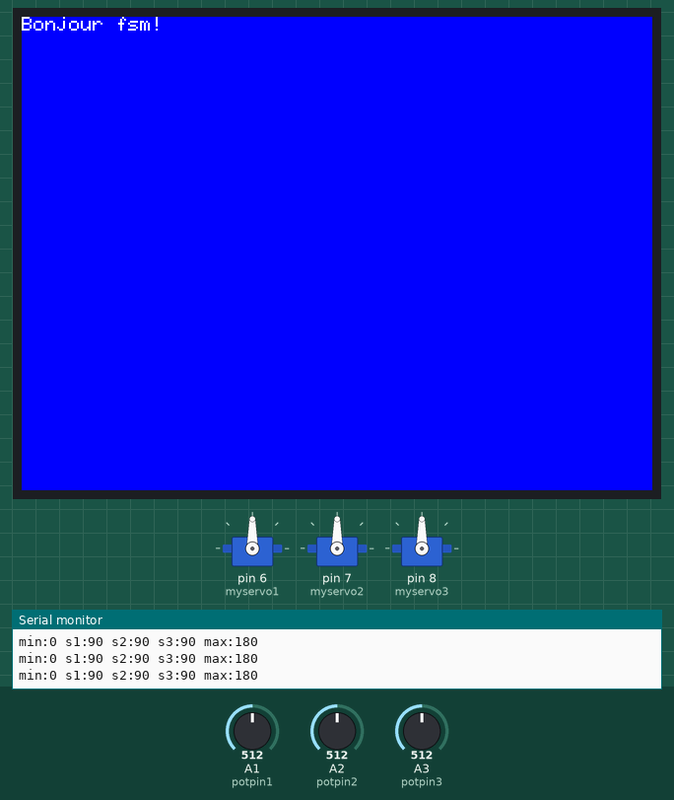
This sketch was run on a simulated Arduino Mega 2560, built with avr-gcc and run on an emulated ATmega2560. On the bench: 3 × servo, 320×240 colour display, the last lines printed to the serial monitor. The test bench sets the inputs (shaded band); at power-on: A1 (potpin1) = 512, A2 (potpin2) = 512, A3 (potpin3) = 512.

Above: at 1.4 s.
1.5 s: A1 (potpin1) set to 524
At 2.7 s:
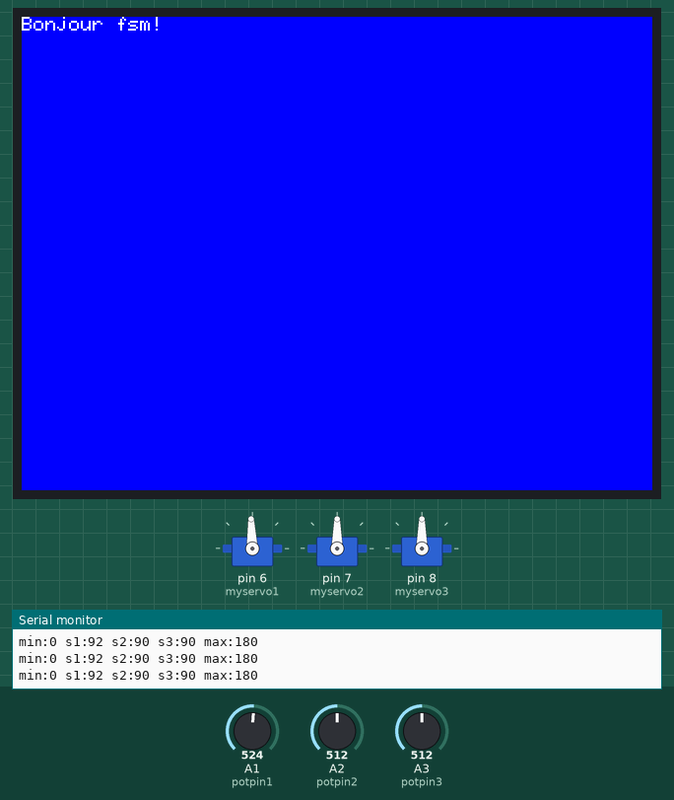
3.0 s: A2 (potpin2) set to 560
At 4.2 s:
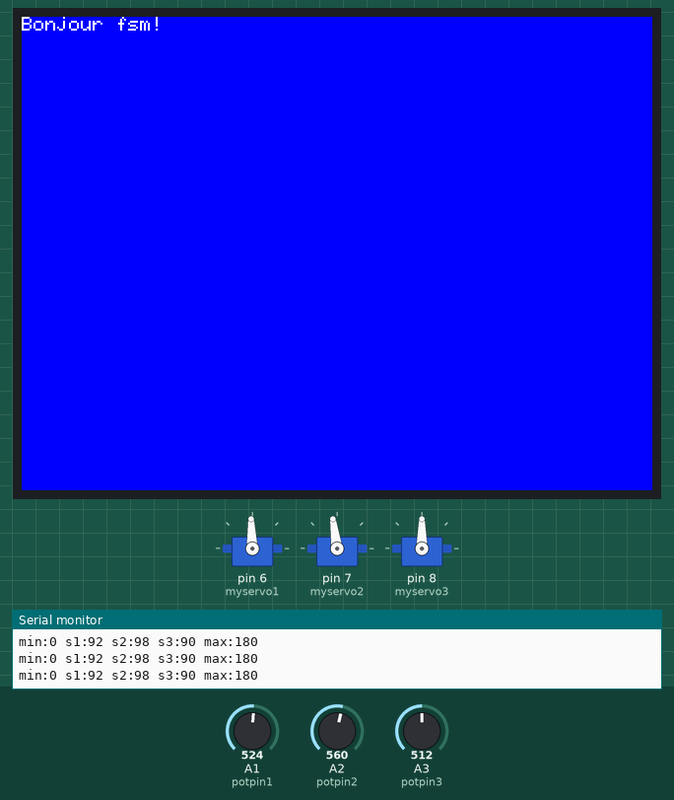
4.5 s: A2 (potpin2) set to 584
At 5.7 s:
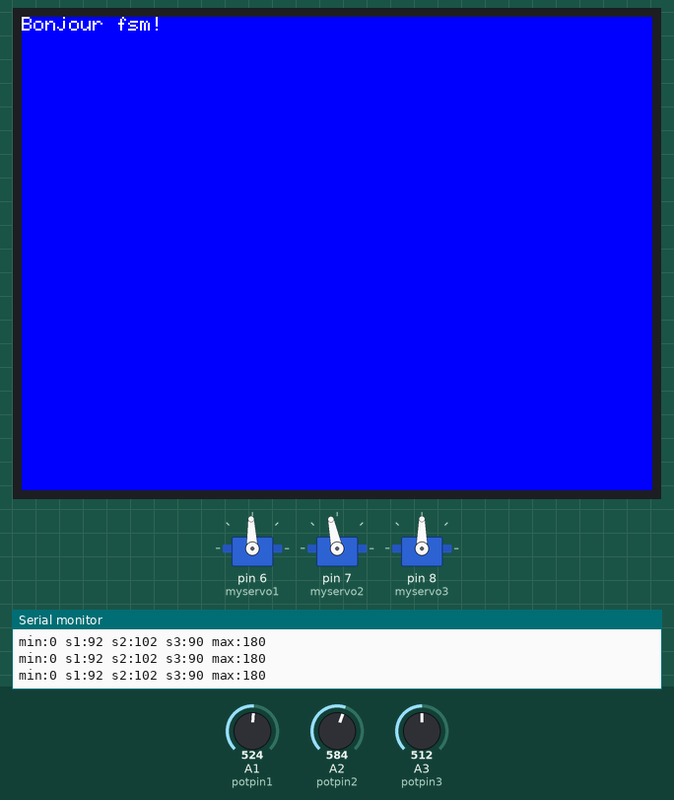
6.0 s: A3 (potpin3) set to 472
At 6.6 s:
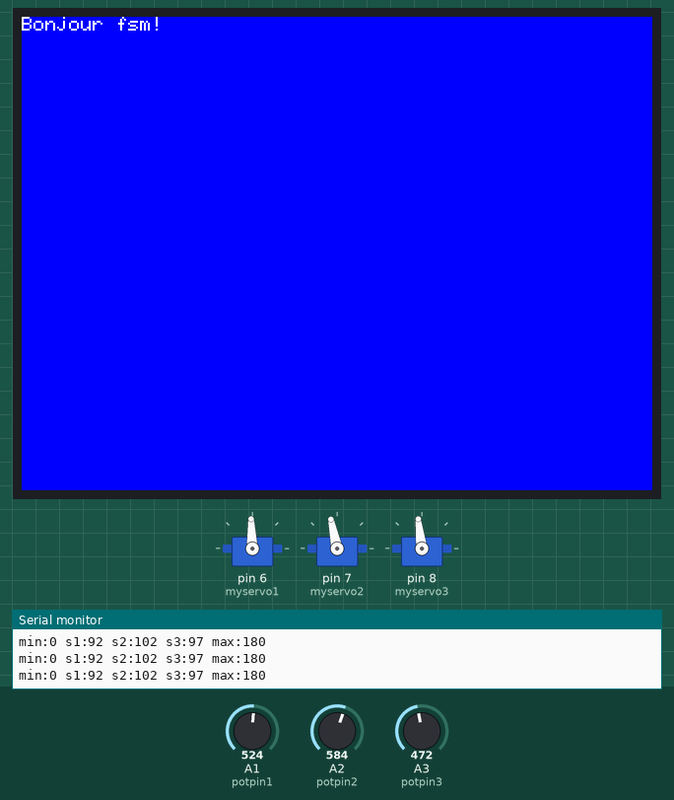
9.0 s: A3 (potpin3) set to 451
At 10.2 s:
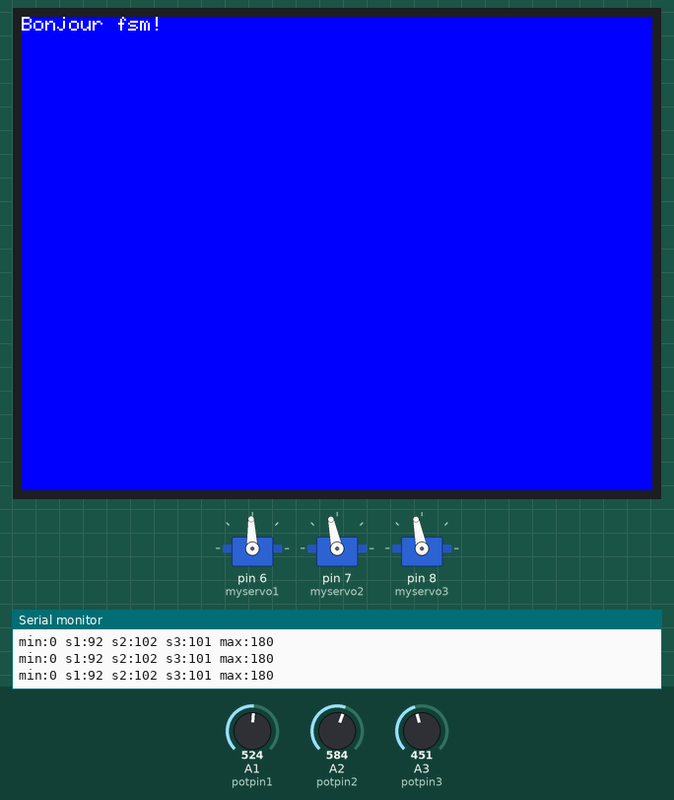
10.5 s: A1 (potpin1) set to 716
At 11.2 s:
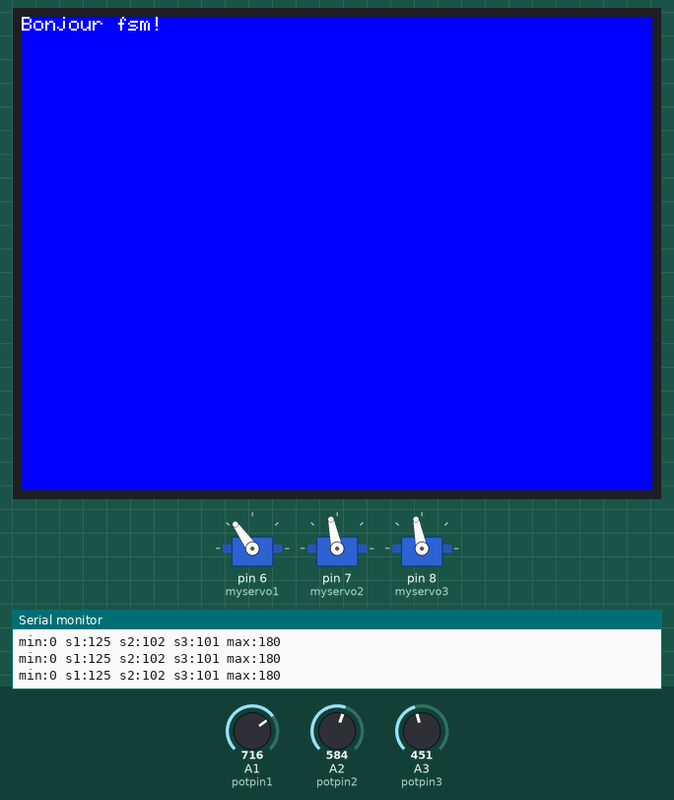
Timing chart, 0 to 13.0 s (numbered marks = the images above; inputs shaded):
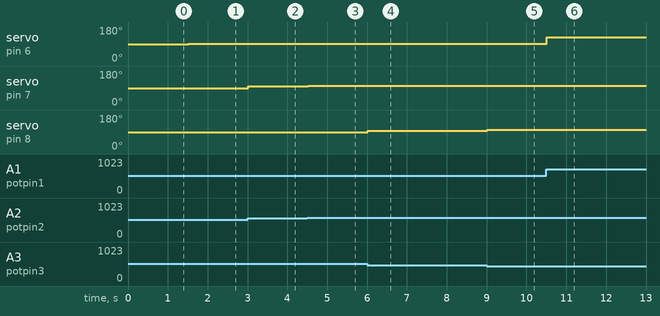

Measured:
- after the input at 1.5 s, servo on pin 6 (myservo1): 90° → 92° at once
- after the input at 3.0 s, servo on pin 7 (myservo2): 90° → 98° at once
- after the input at 4.5 s, servo on pin 7 (myservo2): 98° → 102° at once
- after the input at 6.0 s, servo on pin 8 (myservo3): 90° → 97° at once
- after the input at 9.0 s, servo on pin 8 (myservo3): 97° → 101° at once
- after the input at 10.5 s, servo on pin 6 (myservo1): 92° → 125° at once

The sketch:

Knob_momo_06_melange_ecran_ILI9340_FC_2021.ino
```cpp
/*
 Controlling a servo position using a potentiometer (variable resistor)
 by Michal Rinott <http://people.interaction-ivrea.it/m.rinott>

 modified on 8 Nov 2013
 by Scott Fitzgerald
 http://www.arduino.cc/en/Tutorial/Knob
*/

#include <Servo.h>
#include "SPI.h"
#include "Adafruit_GFX.h"
#include "Adafruit_ILI9341.h"

#define TFT_DC 36
#define TFT_CS 38
#define TFT_MOSI MOSI
#define TFT_CLK SCK
#define TFT_MISO MISO
#define TFT_RST 32

// Use hardware SPI (on Uno, #13, #12, #11) and the above for CS/DC
Adafruit_ILI9341 tft = Adafruit_ILI9341(TFT_CS, TFT_DC);

Servo myservo1;  // create servo object to control a servo
Servo myservo2;
Servo myservo3;

int potpin1 = A1;  // analog pin used to connect the potentiometer
int potpin2 = A2;
int potpin3 = A3;
int val1,val2,val3;    // variable to read the value from the analog pin
int val1_aux,val2_aux,val3_aux;
static int continuer;

void setup() {
//  Serial2.begin(115200);
  Serial.begin(9600);
  myservo1.attach(6);  // attaches the servo on pin 9 to the servo object
  myservo2.attach(7);
  myservo3.attach(8);

  tft.begin();
uint8_t x = tft.readcommand8(ILI9341_RDMODE);
  Serial.print("Display Power Mode: 0x"); Serial.println(x, HEX);
  x = tft.readcommand8(ILI9341_RDMADCTL);
  Serial.print("MADCTL Mode: 0x"); Serial.println(x, HEX);
  x = tft.readcommand8(ILI9341_RDPIXFMT);
  Serial.print("Pixel Format: 0x"); Serial.println(x, HEX);
  x = tft.readcommand8(ILI9341_RDIMGFMT);
  Serial.print("Image Format: 0x"); Serial.println(x, HEX);
  x = tft.readcommand8(ILI9341_RDSELFDIAG);
  Serial.print("Self Diagnostic: 0x"); Serial.println(x, HEX);

  tft.fillScreen(ILI9341_BLUE);

}

void loop() {
  tft.setRotation(3);
  tft.setCursor(0, 0);
  tft.setTextColor(ILI9341_WHITE);  tft.setTextSize(1);
  tft.println("Bonjour fsm!");

  val1 = analogRead(potpin1);
  val2 = analogRead(potpin2);
  val3 = analogRead(potpin3);


  val1 = map(val1, 0, 1023, 0, 180);
  val2 = map(val2, 0, 1023, 0, 180);
  val3 = map(val3, 0, 1023, 180, 0);

  myservo1.write(val1);
  myservo2.write(val2);
  myservo3.write(val3);

      Serial.print("min:");
      Serial.print(0);
      Serial.print(" s1:");
      Serial.print((int)val1);
      Serial.print(" s2:");
      Serial.print((int)val2);
      Serial.print(" s3:");
      Serial.print((int)val3);
      Serial.print(" max:");
      Serial.println(180);

  //delay(15);                           // waits for the servo to get there
}
```
